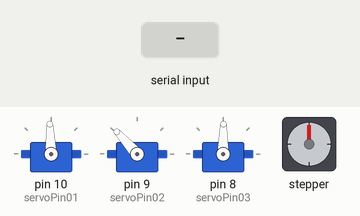
This sketch was run on a simulated Arduino Uno, built with avr-gcc and run on an emulated ATmega328P. Parts: 3 × servo, stepper motor. Inputs (shaded band) come from the test bench. Stepper angles assume 200 steps per turn.

Above: at 1.2 s.
1.3 s: "f" received over Serial
At 1.45 s:
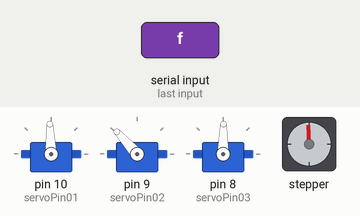
4.3 s: "a90\n" received over Serial
At 4.45 s:
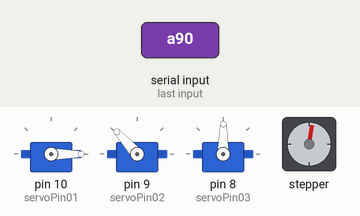
7.3 s: "b90\n" received over Serial
At 7.45 s:
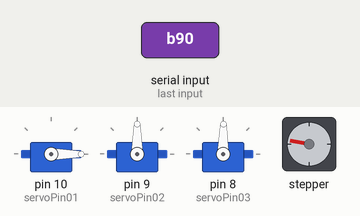
10.3 s: "a,45\n" received over Serial
At 10.45 s:
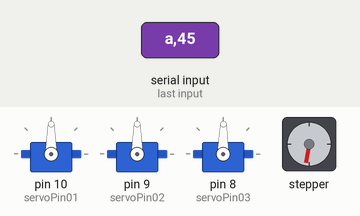
13.3 s: "b,45\n" received over Serial
At 13.46 s:
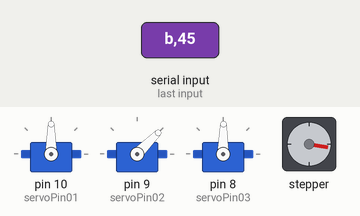
16.3 s: "c90\n" received over Serial
At 16.46 s:
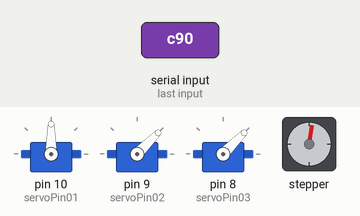
Timing chart, 0 to 66.8 s (numbered marks = the images above; inputs shaded):
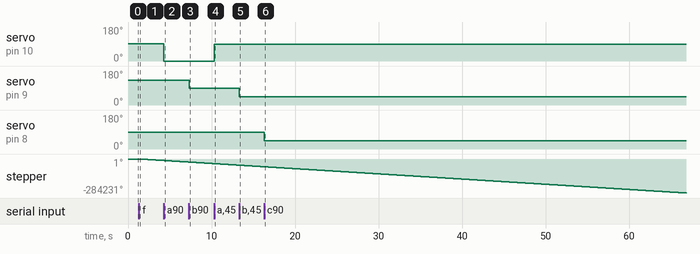

Measured:
- after the input at 1.3 s, stepper: keeps turning counter-clockwise at about 4194°/s, starting at once
- after the input at 4.3 s, servo on pin 10 (servoPin01): 92° → 0° at once
- after the input at 7.3 s, servo on pin 9 (servoPin02): 132° → 90° at once
- after the input at 10.3 s, servo on pin 10 (servoPin01): 0° → 90° at once
- after the input at 13.3 s, servo on pin 9 (servoPin02): 90° → 45° at once
- after the input at 16.3 s, servo on pin 8 (servoPin03): 89° → 45° at once

The sketch:

servo12Stepper.ino
```cpp
#include <Servo.h>
#include <AccelStepper.h>

Servo myservo01,myservo02,myservo03,myservo04;
int servoPin01 = 10;
int servoPin02 = 9;
int servoPin03 = 8;

int directionPin01 = 2;
int directionPin02 = 4;
int directionPin03 = 12;

int stepPin01 = 3;
int stepPin02 = 5;
int stepPin03 = 13;


AccelStepper stepper01(1, stepPin01, directionPin01);
AccelStepper stepper02(1, stepPin02, directionPin02);
AccelStepper stepper03(1, stepPin03, directionPin03);


void setup() {
  Serial.begin(19200);
  myservo01.attach(servoPin01);
  myservo02.attach(servoPin02);
  myservo03.attach(servoPin03);

  myservo01.write(92);
  myservo02.write(97 + 35);
  myservo03.write(65 + 24);


  stepper01.setAcceleration(20000);
  stepper02.setAcceleration(20000);
  stepper03.setAcceleration(20000);
}

void loop() {
  static int v = 0;

  if (Serial.available()) {

    char ch = Serial.read();
    switch(ch){

    case '0'...'9':
      v = v * 10 + ch - '0';
      break;

    case 'a':
      myservo01.write(v);
      v = 0;
      break;

    case 'b':
      myservo02.write(v);
      v = 0;
      break;

    case 'c':
      myservo03.write(v);
      v = 0;
      break;

    case 'd':
      if(v < 12000){
        stepper01.moveTo(-50000000);
        stepper01.setMaxSpeed(abs(v-12000));
      }
      else if (v >12000){
        stepper01.moveTo(50000000);
        stepper01.setMaxSpeed(abs(v-12000));
      }
      else {
        stepper01.move(0);
        stepper01.setMaxSpeed(0);
      }
      v = 0;
      break;

    case 'e':
      if(v < 12000){
        stepper02.moveTo(-50000000);
        stepper02.setMaxSpeed(abs(v-12000));
      }
      else if (v >12000){
        stepper02.moveTo(50000000);
        stepper02.setMaxSpeed(abs(v-12000));
      }
      else {
        stepper02.move(0);
        stepper02.setMaxSpeed(0);
      }
      v = 0;
      break;

    case 'f':
      if(v < 12000){
        stepper03.moveTo(-50000000);
        stepper03.setMaxSpeed(abs(v-12000));
      }
      else if (v >12000){
        stepper03.moveTo(50000000);
        stepper03.setMaxSpeed(abs(v-12000));
      }
      else {
        stepper03.move(0);
        stepper03.setMaxSpeed(0);
      }
      v = 0;
      break;
    }
  }

  Serial.flush();

  stepper01.run();
  stepper02.run();
  stepper03.run();
}
```
